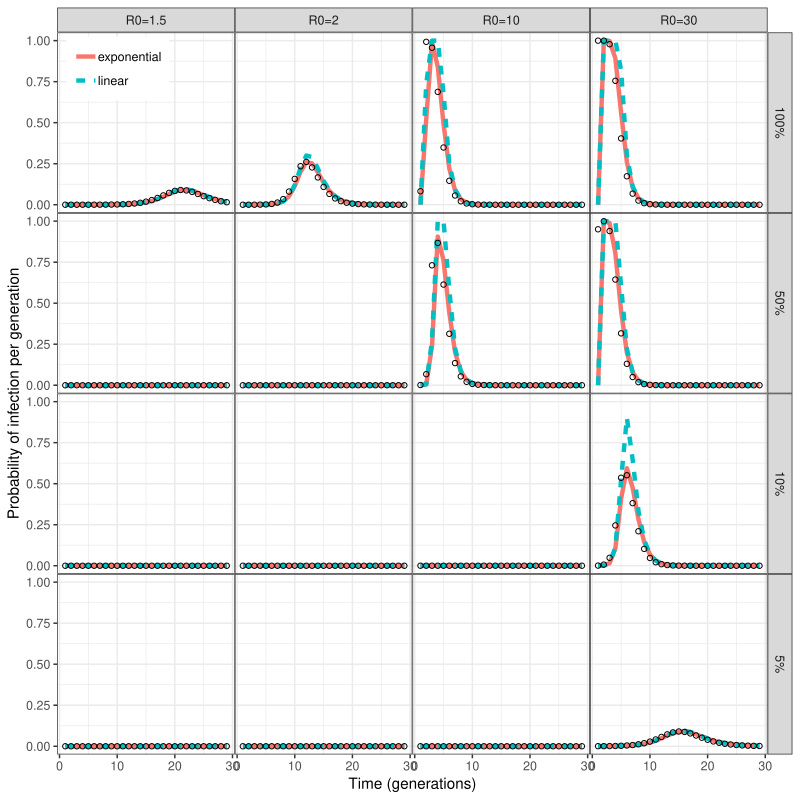

Source code (R):
library(emdbook)
library(deSolve)
library(tidyr)
library(dplyr)
library(ggplot2); theme_set(theme_bw())

sir <- function(t, state, parameters) {
	with(as.list(c(state, parameters)), {
		I <- exp(logI)
		dS <- - beta * S * I/N
		dlogI <- beta * S/N - gamma
		dR <- gamma * I
		list(c(dS, dlogI, dR))
	})
}

probfun <- function(x, y, tvec=1:30) {
	x <- unname(x); y <- unname(y)
	par <- c(beta=x, gamma=1, N=1)
	yini <- c(S=y-1e-5, logI=log(1e-5), R=1-y)
	
	out <- as.data.frame(rk(yini, tvec, sir, par, hmax=1e-3))
	
	dd <- data.frame(
		time=head(tvec, -1),
		true=1-tail(out$S,-1)/head(out$S,-1),
		exponential=1-exp(-x*head(exp(out$logI), -1)),
		linear=x*head(exp(out$logI), -1),
		R0=as.character(x),
		sus=as.character(y)
	)
	dd
}

R0_vec <- c(1.5, 2, 10, 30)
sus_vec <- c(1, 0.5, 0.1, 0.05)

problist <- apply2d(probfun, x=R0_vec, y=sus_vec, use_plyr = FALSE)

probdata <- problist %>%
	bind_rows %>%
	gather(key, value, -R0, -sus, -time) %>%
	mutate(value=ifelse(value > 1, 1, value),
		   R0=factor(R0, levels=c("1.5", "2", "10", "30"), labels=c("R0=1.5", "R0=2", "R0=10", "R0=30")),
		   sus=factor(sus, levels=c("1", "0.5", "0.1", "0.05"), labels=paste0(c("100%", "50%", "10%", "5%"))))

prob_true <- probdata %>% 
	filter(key=="true")

prob_discrete <- probdata %>%
	filter(key!="true")

gtot <- ggplot(prob_discrete) +
	geom_line(aes(time, value, col=key, lty=key), lwd=1.5) +
	geom_point(data=prob_true, aes(time, value), shape=1) +
	ylab("Probability of infection per generation") +
	xlab("Time (generations)") +
	facet_grid(sus~R0) +
	theme(
		panel.spacing = grid::unit(0, "cm"),
		legend.title = element_blank(),
		legend.position = c(0.085, 0.95)
	)

ggsave("sir_probability_of_infection.pdf", gtot, width=8, height=8)
